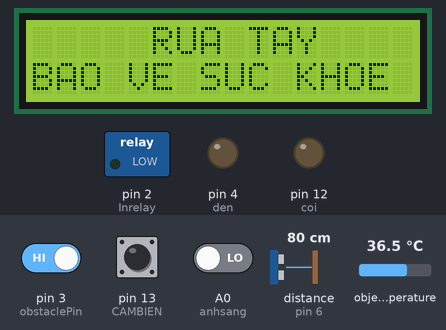
Simulated run of this sketch. Board: Arduino Uno, built with avr-gcc and run on an emulated ATmega328P. On the bench: 16×2 character LCD, switched loads named in the sketch (green lamp = pin HIGH), output pins drawn as LEDs (lit = HIGH). The inputs (shaded band) are chosen by the test bench; at power-on: pin 13 (CAMBIEN) HIGH, pin 3 (obstaclePin) HIGH, A0 (anhsang) LOW, distance to the obstacle (sensor on pin 6) 80 cm, object temperature 36.5 °C. The echo pulse lasts 58.3 µs per cm; pins used as bus, display or sensor lines are not drawn; what the sketch prints to the serial monitor is not drawn.

Above: at 5.3 s.
5.4 s: pin 13 (CAMBIEN) pulled LOW for 3 s
At 10.8 s:
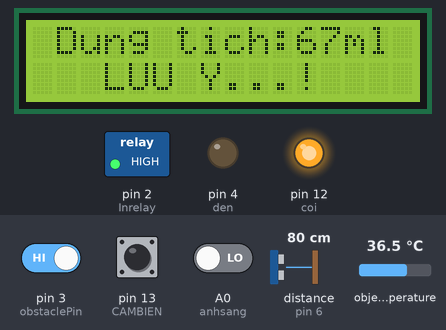
16.7 s: pin 3 (obstaclePin) driven LOW
At 21.5 s:
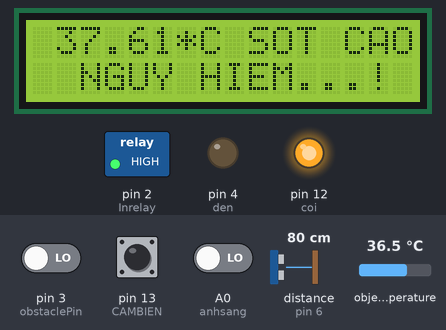
24.9 s: A0 (anhsang) driven HIGH
At 30.8 s:
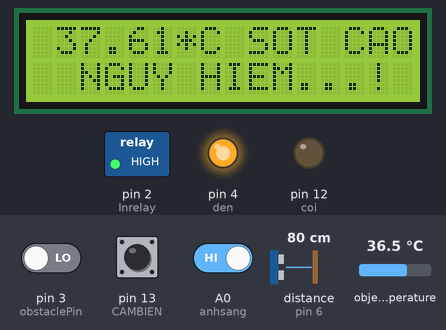
33.5 s: pin 3 (obstaclePin) driven HIGH
42.1 s: pin 13 (CAMBIEN) pulled LOW for 3 s
At 44.3 s:
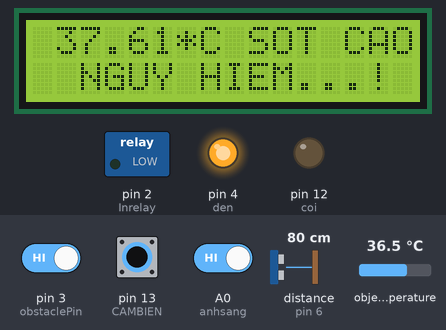
53.7 s: pin 13 (CAMBIEN) pulled LOW for 3 s
At 55.7 s:
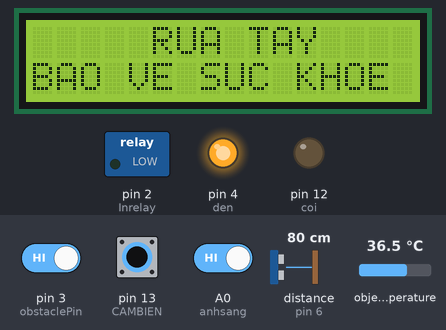
Timing chart, 0 to 62.3 s (numbered marks = the images above; inputs shaded):
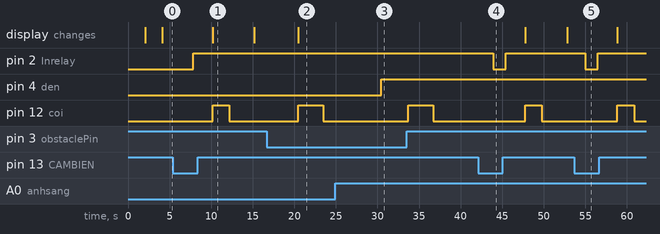

The sketch:

cuoi_copy_3.ino
```cpp
#include <Wire.h>
#include <Adafruit_MLX90614.h>
Adafruit_MLX90614 mlx = Adafruit_MLX90614();
#include <LiquidCrystal_I2C.h>
LiquidCrystal_I2C lcd(0X27,16,2); //SCL A5 SDA A4

#include <SoftwareSerial.h> // Thư viện cho cổng nối tiếp mềm
#define RX_PIN 10// Chân RX của cổng nối tiếp mềm
#define TX_PIN 11 // Chân TX của cổng nối tiếp mềm
SoftwareSerial mySerial(RX_PIN, TX_PIN); // Tạo một đối tượng cổng nối tiếp mềm

const int trig = 5;     // chân trig của HC-SR04
const int echo = 6;     // chân echo của HC-SR04
int CAMBIEN = 13;
int Inrelay = 2;
int anhsang = A0;
int giatri;
int den = 4;
int coi = 12;
const int obstaclePin = 3;  // Chân cảm biến hồng ngoại 1
float nhietdo;

int kcach;
String Data;
void truyen_uart()
{
  delay(2000);
  String Data = String(nhietdo)+";"+String(kcach-12)+";"+String(giatri);
    mySerial.println(Data);
    Serial.print(Data);

}
void CBndo()
{
nhietdo = mlx.readObjectTempC();
nhietdo=nhietdo+1.1;// chỉnh sai số
truyen_uart();
if(nhietdo>=36){
  lcd.clear();
  lcd.setCursor(1,0);
  lcd.print(nhietdo);
  lcd.print("*C");
  lcd.print(" SOT CAO");
 lcd.setCursor(2,1);
  lcd.print("NGUY HIEM...!");
  digitalWrite(coi, HIGH);
   delay(3000);
     digitalWrite(coi, LOW);
}
else {
  lcd.clear();
 lcd.setCursor(0,0);
  lcd.print("Nhietdo: ");
  lcd.print(nhietdo);
  lcd.print("*C");
 lcd.setCursor(2,1);
  lcd.print("SUC KHOE TOT");
   delay(3000);
}
}
void CBhngoai(){
   if(digitalRead(CAMBIEN) == 0)
  {
    digitalWrite(Inrelay, LOW);
    delay(1500);
    digitalWrite(Inrelay, HIGH);
    delay(300);
     CBdtich();
     delay(2000);
}
  else
  {

    digitalWrite(Inrelay, HIGH);

  }
}

void CBdtich(){
 unsigned long duration; // biến đo thời gian


    /* Phát xung từ chân trig */
    digitalWrite(trig,0);   // tắt chân trig
    delayMicroseconds(2);
    digitalWrite(trig,1);   // phát xung từ chân trig
    delayMicroseconds(5);   // xung có độ dài 5 microSeconds
    digitalWrite(trig,0);   // tắt chân trig

    /* Tính toán thời gian */
    // Đo độ rộng xung HIGH ở chân echo.
    duration = pulseIn(echo,HIGH);
    // Tính khoảng cách đến vật.
    kcach = int(duration/2/29.412);
    truyen_uart();
    /* In kết quả ra Serial Monitor */
    //Serial.print(kcach);
    //Serial.println("ml");
   if(kcach>10){
    lcd.clear();
    lcd.setCursor(1, 0);
    lcd.print("Dung tich:");
    lcd.print(kcach-12);
    lcd.print("ml");
    lcd.setCursor(3, 1);
    lcd.print("LUU Y...!");
    digitalWrite(coi, HIGH); //Đèn sáng
    delay(2000);
    digitalWrite(coi, LOW);
   }
   else {
    lcd.clear();
    lcd.setCursor(0, 0);
   lcd.print("Dung tich:");
  lcd.print(kcach+12);
    lcd.print("ml");
      delay(2000);

   }

}

void CBasang()
{
  giatri = digitalRead(anhsang); //Đọc giá trị cảm biến và gán vào biến giatri
  truyen_uart();
  if (giatri == 1) //Nếu giá trị quang trở lớn hơn 1000
  {
    digitalWrite(den, HIGH); //Đèn sáng

  }
  else //Ngược lại
  {
    digitalWrite(den, LOW); //Đèn tắt
  }
  //Serial.print("Giá trị cảm biến: ");
  //Serial.println(giatri);
  delay(200);
}

void setup() {
Serial.begin(9600); // Khởi tạo cổng nối tiếp mềm với tốc độ baud là 9600
mySerial.begin(9600);
pinMode(Inrelay, OUTPUT);
pinMode(CAMBIEN, INPUT_PULLUP);
pinMode(obstaclePin, INPUT);
pinMode(coi, OUTPUT);
pinMode(den, OUTPUT);
digitalWrite(den, LOW);
pinMode(anhsang, INPUT); //Cảm biến nhận tín hiệu
mlx.begin();
lcd.init();
lcd.backlight();
truyen_uart();
pinMode(trig,OUTPUT);   // chân trig sẽ phát tín hiệu
pinMode(echo,INPUT);    // chân echo sẽ nhận tín hiệu
lcd.setCursor(0,0);
lcd.print("RUA TAY-DO NHIET");
lcd.setCursor(5,1);
lcd.print("TU DONG");
delay(2000);
lcd.clear();
}
void loop() {
  // Kiểm tra trạng thái cảm biến hồng ngoại (ví dụ: chân 2)
  int obstacleStatus = digitalRead(obstaclePin);
// Nếu có vật cản, đọc và hiển thị nhiệt độ từ cảm biến MLX90614
  if (obstacleStatus == LOW) {
CBndo();
delay(5000);
}
 else {
    // Nếu không có vật cản, hiển thị thông báo trên màn hình LCD
    lcd.clear();
  lcd.setCursor(5,0);
lcd.print("RUA TAY");
lcd.setCursor(0,1);
lcd.print("BAO VE SUC KHOE");

  }
  CBasang();
  CBhngoai();
   delay(1000);
}
```

Measured:
- after the input at 5.4 s, pin 2 (Inrelay): LOW → HIGH after 2.4 s instead of 0.94 s; pin 12 (coi): LOW → HIGH after 4.8 s, → LOW 2.0 s later; the display: changes after 4.8 s (image 1)
- after the input at 16.7 s, pin 12 (coi): LOW → HIGH after 3.8 s, → LOW 3.0 s later; the display: changes after 3.8 s (image 2)
- after the input at 24.9 s, pin 4 (den): LOW → HIGH after 5.6 s
- after the input at 42.1 s, pin 2 (Inrelay): HIGH → LOW after 1.8 s, → HIGH 1.5 s later; pin 12 (coi): LOW → HIGH after 5.7 s, → LOW 2.0 s later
- after the input at 53.7 s, pin 2 (Inrelay): HIGH → LOW after 1.3 s, → HIGH 1.5 s later; pin 12 (coi): LOW → HIGH after 5.2 s, → LOW 2.0 s later
- what the display in image 1 shows lasts 5.0 s, from 10.2 s to 15.2 s
